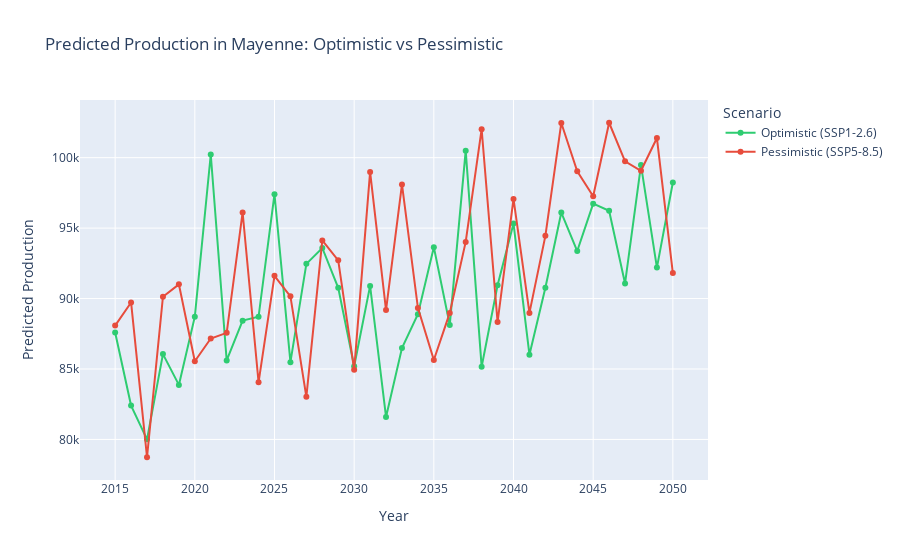

Write notebook code for a chart like this one.
### Code cell
# 4. Scenario comparison for a specific department
dept_choice = "Mayenne"

dept_df = df_all[df_all["department"] == dept_choice]
dept_agg = (
    dept_df
    .groupby(["year", "scenario"])["predicted_production"]
    .mean()
    .reset_index()
)

fig4 = px.line(
    dept_agg,
    x="year",
    y="predicted_production",
    color="scenario",
    markers=True,
    title=f"Predicted Production in {dept_choice}: Optimistic vs Pessimistic",
    labels={"predicted_production": "Predicted Production", "year": "Year"},
    color_discrete_map={
        "Optimistic (SSP1-2.6)": "#2ecc71",
        "Pessimistic (SSP5-8.5)": "#e74c3c",
    },
)
fig4.update_layout(legend_title_text="Scenario")
fig4.show()

### Figure 1 — Plotly figure (JSON) as saved in the notebook; plotly's stock layout.template omitted (floating-point values rounded to 4 significant figures)
{"data": [{"hovertemplate": "scenario=Optimistic (SSP1-2.6)<br>Year=%{x}<br>Predicted Production=%{y}<extra></extra>", "legendgroup": "Optimistic (SSP1-2.6)", "line": {"color": "#2ecc71", "dash": "solid"}, "marker": {"symbol": "circle"}, "mode": "lines+markers", "name": "Optimistic (SSP1-2.6)", "orientation": "v", "showlegend": true, "type": "scatter", "x": [2015, 2016, 2017, 2018, 2019, 2020, 2021, 2022, 2023, 2024, 2025, 2026, 2027, 2028, 2029, 2030, 2031, 2032, 2033, 2034, 2035, 2036, 2037, 2038, 2039, 2040, 2041, 2042, 2043, 2044, 2045, 2046, 2047, 2048, 2049, 2050], "xaxis": "x", "y": [87600.0, 82400.0, 80010.0, 86060.0, 83870.0, 88710.0, 100200.0, 85610.0, 88430.0, 88710.0, 97410.0, 85480.0, 92460.0, 93590.0, 90760.0, 85200.0, 90900.0, 81600.0, 86490.0, 88890.0, 93650.0, 88130.0, 100500.0, 85160.0, 90940.0, 95330.0, 86020.0, 90760.0, 96110.0, 93380.0, 96730.0, 96230.0, 91070.0, 99480.0, 92200.0, 98240.0], "yaxis": "y"}, {"hovertemplate": "scenario=Pessimistic (SSP5-8.5)<br>Year=%{x}<br>Predicted Production=%{y}<extra></extra>", "legendgroup": "Pessimistic (SSP5-8.5)", "line": {"color": "#e74c3c", "dash": "solid"}, "marker": {"symbol": "circle"}, "mode": "lines+markers", "name": "Pessimistic (SSP5-8.5)", "orientation": "v", "showlegend": true, "type": "scatter", "x": [2015, 2016, 2017, 2018, 2019, 2020, 2021, 2022, 2023, 2024, 2025, 2026, 2027, 2028, 2029, 2030, 2031, 2032, 2033, 2034, 2035, 2036, 2037, 2038, 2039, 2040, 2041, 2042, 2043, 2044, 2045, 2046, 2047, 2048, 2049, 2050], "xaxis": "x", "y": [88080.0, 89720.0, 78740.0, 90130.0, 91010.0, 85550.0, 87170.0, 87570.0, 96110.0, 84060.0, 91610.0, 90160.0, 83030.0, 94130.0, 92720.0, 84950.0, 98990.0, 89180.0, 98100.0, 89340.0, 85640.0, 88980.0, 94020.0, 102000.0, 88340.0, 97070.0, 88980.0, 94450.0, 102500.0, 99030.0, 97260.0, 102500.0, 99750.0, 99070.0, 101400.0, 91810.0], "yaxis": "y"}], "layout": {"legend": {"title": {"text": "Scenario"}, "tracegroupgap": 0}, "title": {"text": "Predicted Production in Mayenne: Optimistic vs Pessimistic"}, "xaxis": {"anchor": "y", "domain": [0, 1], "title": {"text": "Year"}}, "yaxis": {"anchor": "x", "domain": [0, 1], "title": {"text": "Predicted Production"}}}}
